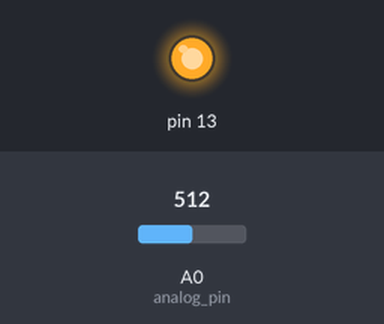
Simulated run of this sketch. Board: Arduino Uno, built with avr-gcc and run on an emulated ATmega328P. On the bench: output pins drawn as LEDs (lit = HIGH). The inputs (shaded band) are chosen by the test bench; at power-on: A0 (analog_pin) = 512. At 0.0 s the program stops and its outputs stay as they are.

Above: at 0.1 s.
Timing chart, 0 to 1.5 s (numbered marks = the images above):
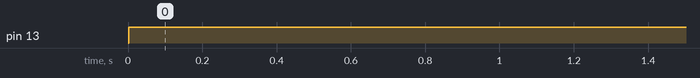

Measured:
- by itself, pin 13: LOW → HIGH at 0.00 s

The sketch:

fortunerange.ino
```cpp
const int average_counts = 16;
const int analog_pin = 0;

void setup() {
  pinMode(13, OUTPUT);
}

void loop() {
  int sum = 0;
  for (ptrdiff_t i = 0; i < average_counts; i++) {
    sum += analogRead(analog_pin);
  }

  digitalWrite(13, HIGH);
  while (!Serial);
  while (!Serial.dtr());
  Serial.write(map(sum, 0, 1023*average_counts, 0, 255));
  Serial.send_now();
  delay(100);
  digitalWrite(13, LOW);

  delay(100);
}
```
